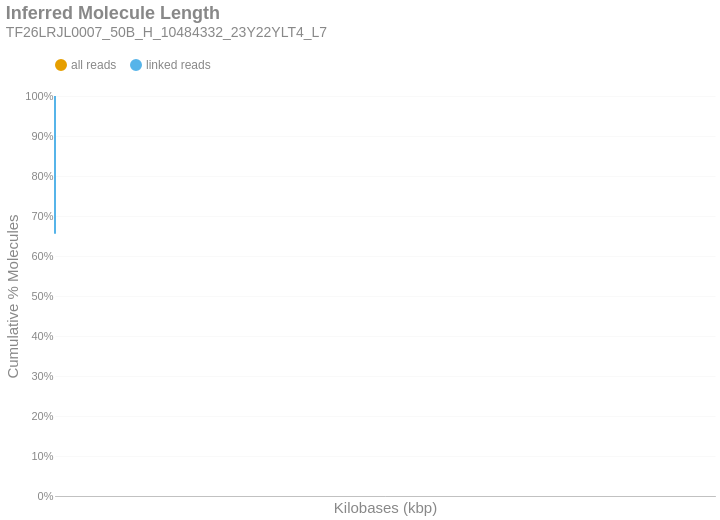

Write notebook code for a chart like this one.
### Markdown cell above
### Inferred Molecule Length
This is the cumulative frequency distribution of molecule lengths inferred from the first and last alignment positions along a contig for all alignments associated with a single linked-read barcode on a given contig.There are two distributions: one with `all` the alignments (yellow) and another with only `linked reads` (blue). The percent of molecules in the `linked reads` distribution is relative to the total number of linked molecules.

### Code cell
if SKIPLR:
    print_html(f"Skipped")
else:
    binned_df = consolidated_hist(valids['length_inferred']/1000, mask, 10, True)
    binned_df = binned_df.with_columns(
        pl.when(pl.col('bin').cast(pl.Utf8) == '0').then(pl.lit('1')).otherwise(pl.col('bin').cast(pl.Utf8)).alias('bin')
    )
    with SafeRender(binned_df):
        (
            density_plot(binned_df, 'Inferred Molecule Length', samplename, 'inferredlen')
            .transform_calculate(bin_kb='datum.bin / 1000')
            .encode(
                x=alt.X('bin_kb:Q', title="Kilobases (kbp)").scale(type='log', padding=0).axis(labelAngle=-40),
                y=alt.Y('value:Q', title='Cumulative % Molecules')
                    .axis(format='%')
                    .stack(False)
                    .scale(domainMin=0, domainMax=1,padding=0),
                color=alt.Color("key:N").scale(domain = ["all reads", "linked reads"]),
                tooltip = [
                    alt.Tooltip("key:N", title = "Data Type"),
                    alt.Tooltip("range_label:N", title="Kilobases"),
                    alt.Tooltip("value:Q", format = ".2%", title="% Molecules (Cum.)")
                ]
            )
        ).display()

### Figure 1 — Vega-Lite specification as saved in the notebook (floating-point values rounded to 4 significant figures)
{"width": "container", "height": 400, "config": {"title": {"anchor": "start", "dy": -15, "fontSize": 18, "color": "#888888", "subtitleColor": "#888888", "subtitleFontSize": 14}, "arc": {"fill": "#0072B2"}, "axis": {"domainColor": "#888888", "domainWidth": 0.5, "gridWidth": 0.2, "grid": false, "titleFontWeight": 400, "titleFontSize": 15, "labelFontSize": 11, "labelColor": "#888888", "tickColor": "#888888", "tickWidth": 0.2, "titleColor": "#888888"}, "axisBand": {"grid": false}, "axisX": {"grid": true, "tickSize": 10, "domainCap": "round"}, "axisY": {"domain": false, "grid": true, "tickSize": 0, "domainCap": "round"}, "background": "transparent", "header": {"labelFontSize": 15, "labelColor": "#888888", "titleFontSize": 15, "titleFontWeight": 600, "titleColor": "#888888"}, "legend": {"labelFont": "sans-serif", "labelFontSize": 12, "labelColor": "#888888", "symbolSize": 100, "symbolType": "circle", "titleFontSize": 12, "titlePadding": 10, "titleColor": "#888888", "title": null, "orient": "top"}, "range": {"category": ["#E69F00", "#56B4E9", "#009E73", "#F0E442", "#0072B2", "#D55E00", "#CC79A7", "#000000"], "diverging": ["#cfe8f3", "#a2d4ec", "#73bfe2", "#46abdb", "#1696d2", "#12719e"]}, "area": {"fill": "#0072B2", "fillOpacity": 0.7, "line": true, "strokeOpacity": 0.7}, "line": {"color": "#0072B2", "stroke": "#0072B2", "strokeWidth": 2}, "trail": {"color": "#0072B2", "stroke": "#0072B2", "strokeWidth": 0, "size": 1}, "point": {"filled": true, "fillOpacity": 1.0, "size": 95}, "text": {"color": "#888888", "fontSize": 11, "align": "right", "fontWeight": 400, "size": 11}, "bar": {"fill": "#0072B2", "stroke": null}, "view": {"stroke": null, "continuousWidth": 660, "continuousHeight": 400}}, "data": {"name": "data-093a84e95302569f91c326fe4d7e4a7f"}, "mark": {"type": "line", "interpolate": "monotone", "point": {"opacity": 0, "size": 275}}, "encoding": {"color": {"field": "key", "scale": {"domain": ["all reads", "linked reads"]}, "type": "nominal"}, "tooltip": [{"field": "key", "title": "Data Type", "type": "nominal"}, {"field": "range_label", "title": "Kilobases", "type": "nominal"}, {"field": "value", "format": ".2%", "title": "% Molecules (Cum.)", "type": "quantitative"}], "x": {"axis": {"labelAngle": -40}, "field": "bin_kb", "scale": {"type": "log", "padding": 0}, "title": "Kilobases (kbp)", "type": "quantitative"}, "y": {"axis": {"format": "%"}, "field": "value", "scale": {"domainMin": 0, "domainMax": 1, "padding": 0}, "stack": false, "title": "Cumulative % Molecules", "type": "quantitative"}}, "params": [{"name": "param_c36ac31b6afebe62", "select": {"type": "point", "fields": ["key"]}, "bind": "legend"}], "title": {"text": "Inferred Molecule Length", "subtitle": "TF26LRJL0007_50B_H_10484332_23Y22YLT4_L7"}, "transform": [{"fold": ["all reads (cumsum)", "linked reads (cumsum)"]}, {"calculate": "replace(datum.key, ' (cumsum)', '')", "as": "key"}, {"filter": {"param": "param_c36ac31b6afebe62"}}, {"calculate": "datum.bin / 1000", "as": "bin_kb"}], "usermeta": {"embedOptions": {"downloadFileName": "TF26LRJL0007_50B_H_10484332_23Y22YLT4_L7.inferredlen"}}, "$schema": "https://vega.github.io/schema/vega-lite/v6.4.1.json", "datasets": {"data-093a84e95302569f91c326fe4d7e4a7f": [{"bin": "0.0", "interval": "0.0-10.0", "all reads": 0.8691, "linked reads": 0.6555, "all reads (cumsum)": 0.8691, "linked reads (cumsum)": 0.6555, "range_label": "0-9"}, {"bin": "10.0", "interval": "10.0-20.0", "all reads": 0.08553, "linked reads": 0.2251, "all reads (cumsum)": 0.9547, "linked reads (cumsum)": 0.8806, "range_label": "10-19"}, {"bin": "20.0", "interval": "20.0-30.0", "all reads": 0.0296, "linked reads": 0.07811, "all reads (cumsum)": 0.9843, "linked reads (cumsum)": 0.9587, "range_label": "20-29"}, {"bin": "30.0", "interval": "30.0-40.0", "all reads": 0.009957, "linked reads": 0.02617, "all reads (cumsum)": 0.9942, "linked reads (cumsum)": 0.9849, "range_label": "30-39"}, {"bin": "40.0", "interval": "40.0-50.0", "all reads": 0.003916, "linked reads": 0.01021, "all reads (cumsum)": 0.9982, "linked reads (cumsum)": 0.9951, "range_label": "40-49"}, {"bin": "50.0", "interval": "50.0-60.0", "all reads": 0.001254, "linked reads": 0.003348, "all reads (cumsum)": 0.9994, "linked reads (cumsum)": 0.9984, "range_label": "50-59"}, {"bin": "60.0", "interval": "60.0-70.0", "all reads": 0.0003886, "linked reads": 0.00104, "all reads (cumsum)": 0.9998, "linked reads (cumsum)": 0.9994, "range_label": "60-69"}, {"bin": "70.0", "interval": "70.0-80.0", "all reads": 0.0001344, "linked reads": 0.0003587, "all reads (cumsum)": 0.9999, "linked reads (cumsum)": 0.9998, "range_label": "70-79"}, {"bin": "80.0", "interval": "80.0-90.0", "all reads": 4.415e-05, "linked reads": 0.0001187, "all reads (cumsum)": 1.0, "linked reads (cumsum)": 0.9999, "range_label": "80-89"}, {"bin": "90.0", "interval": "90.0-100.0", "all reads": 1.707e-05, "linked reads": 4.564e-05, "all reads (cumsum)": 1.0, "linked reads (cumsum)": 1.0, "range_label": "90-99"}, {"bin": "100.0", "interval": "100.0-110.0", "all reads": 7.819e-06, "linked reads": 2.103e-05, "all reads (cumsum)": 1.0, "linked reads (cumsum)": 1.0, "range_label": "100-109"}, {"bin": "110.0", "interval": "110.0-120.0", "all reads": 1.716e-06, "linked reads": 4.615e-06, "all reads (cumsum)": 1.0, "linked reads (cumsum)": 1.0, "range_label": "110-119"}, {"bin": "120.0", "interval": "120.0-130.0", "all reads": 6.675e-07, "linked reads": 1.795e-06, "all reads (cumsum)": 1.0, "linked reads (cumsum)": 1.0, "range_label": "120-129"}, {"bin": "130.0", "interval": "130.0-140.0", "all reads": 1.907e-07, "linked reads": 5.128e-07, "all reads (cumsum)": 1.0, "linked reads (cumsum)": 1.0, "range_label": "130-139"}, {"bin": "140.0", "interval": "140.0-150.0", "all reads": 9.535e-08, "linked reads": 2.564e-07, "all reads (cumsum)": 1.0, "linked reads (cumsum)": 1.0, "range_label": "140-149"}, {"bin": "150.0", "interval": "150.0-160.0", "all reads": 9.535e-08, "linked reads": 2.564e-07, "all reads (cumsum)": 1.0, "linked reads (cumsum)": 1.0, "range_label": "150-159"}]}}
